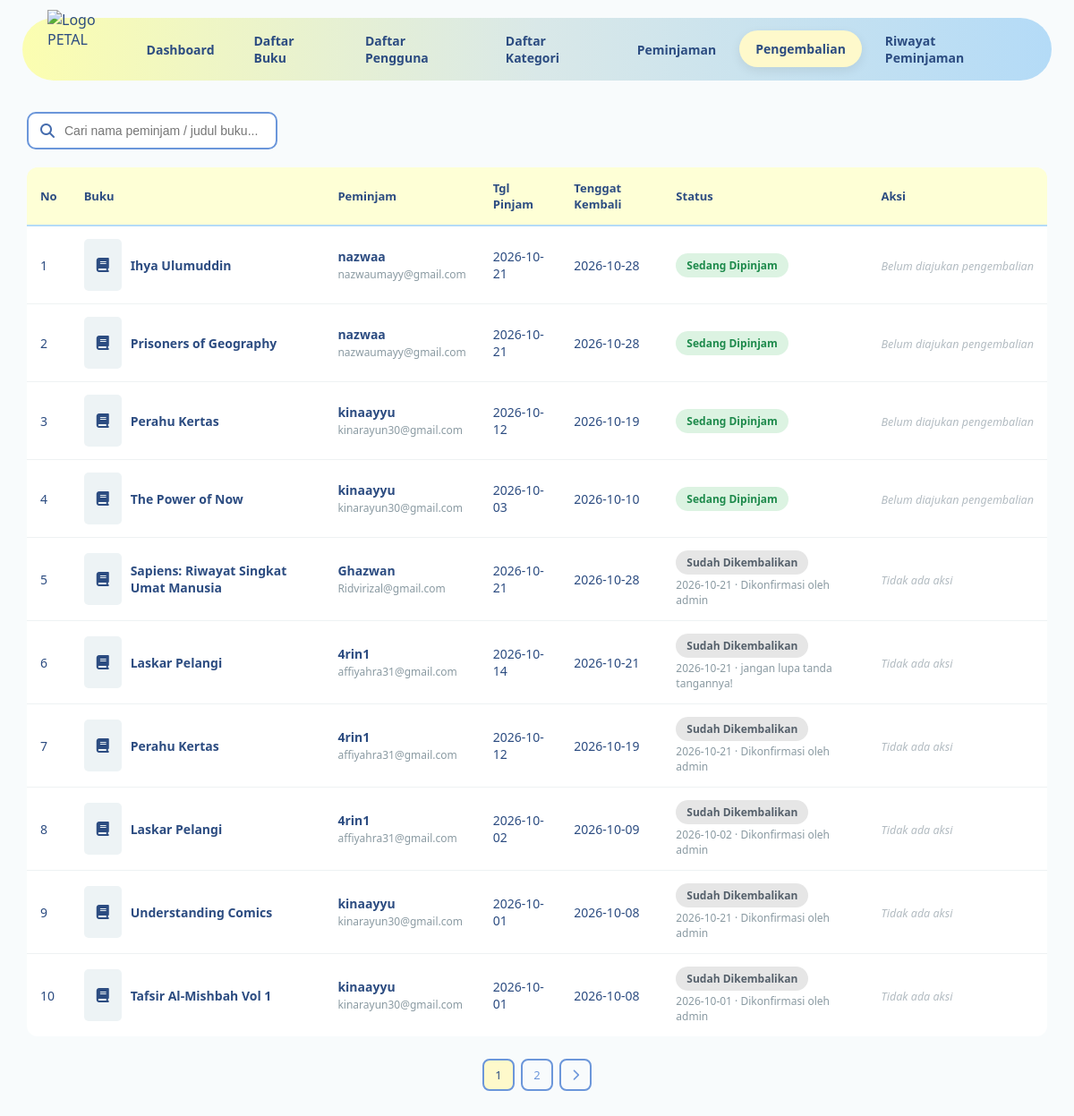
Screenshot of /views/pengembalianA.php (signed in) with the database file from the repository.
### tables this page shows
CREATE TABLE `peminjaman` (
  `id_peminjaman` int(11) NOT NULL,
  `id_user` int(11) NOT NULL,
  `id_buku` int(11) NOT NULL,
  `tanggal_pinjam` date NOT NULL,
  `tanggal_kembali` date NOT NULL,
  `status` enum('pengajuan','disetujui','dipinjam','dikembalikan','ditolak') NOT NULL DEFAULT 'pengajuan'
);

CREATE TABLE `buku` (
  `id_buku` int(11) NOT NULL,
  `judul` varchar(200) NOT NULL,
  `pengarang` varchar(100) NOT NULL,
  `penerbit` varchar(100) NOT NULL,
  `tahun_terbit` year(4) NOT NULL,
  `stok` int(35) NOT NULL DEFAULT 0,
  `sinopsis` varchar(1000) NOT NULL,
  `link_gambar` varchar(500) DEFAULT NULL,
  `id_kategori` int(11) DEFAULT NULL
);

CREATE TABLE `users` (
  `id_user` int(11) NOT NULL,
  `Email` varchar(160) DEFAULT NULL,
  `username` varchar(50) DEFAULT NULL,
  `password` varchar(255) DEFAULT NULL,
  `role` enum('admin','siswa','guru','staff') NOT NULL DEFAULT 'siswa'
);

CREATE TABLE `pengembalian` (
  `id_pengembalian` int(11) NOT NULL,
  `id_peminjaman` int(11) NOT NULL,
  `tanggal_pengembalian` date NOT NULL,
  `keterangan` text DEFAULT NULL
);

### models/koneksi.php (called while the page is built, shortened)
<?php
class Koneksi {
    private $host = "localhost",
            $username = "root",
            $pass = "",
            $db = "Peminjaman_Buku_PETAL";
    function __construct() {
        $this->koneksi = mysqli_connect(
            $this->host,
            $this->username,
            $this->pass,
            $this->db
        );
    }
}

### models/m_peminjaman.php (called while the page is built, shortened)
<?php
include_once __DIR__ . '/koneksi.php';
class m_peminjaman
{
    private $conn;
    public function __construct()
    {
        $db = new koneksi();
        $this->conn = $db->koneksi;
    }
    public function tampil_data_pengembalian_page($start, $limit)
    {
        $start = (int) $start;
        $limit = (int) $limit;
        $sql = "SELECT
                    peminjaman.*,
                    users.username,
                    users.Email,
                    buku.judul,
                    buku.link_gambar,
                    pengembalian.id_pengembalian,
                    pengembalian.tanggal_pengembalian,
                    pengembalian.keterangan AS keterangan_pengembalian
                FROM peminjaman
                LEFT JOIN users ON peminjaman.id_user = users.id_user
                LEFT JOIN buku  ON peminjaman.id_buku = buku.id_buku
                LEFT JOIN pengembalian ON pengembalian.id_peminjaman = peminjaman.id_peminjaman
                WHERE peminjaman.status IN ('dipinjam', 'dikembalikan')
                ORDER BY
                    FIELD(peminjaman.status, 'dipinjam', 'dikembalikan'),
                    (pengembalian.id_pengembalian IS NULL) DESC,
                    peminjaman.id_peminjaman DESC
                LIMIT $start, $limit";
        $query = mysqli_query($this->conn, $sql);
        $result = [];
        while ($data = mysqli_fetch_object($query)) {
            $result[] = $data;
        }
        return $result;
    }
    public function hitung_total_pengembalian()
    {
        $sql = "SELECT COUNT(*) AS total
                FROM peminjaman
                WHERE status IN ('dipinjam', 'dikembalikan')";
        $query = mysqli_query($this->conn, $sql);
        $data = mysqli_fetch_assoc($query);
        return (int) ($data['total'] ?? 0);
    }
}
?>

### controller/c_pengembalianA.php (called while the page is built, shortened)
<?php
include_once __DIR__ . '/../models/m_peminjaman.php';
$peminjaman = new m_peminjaman();
try {
    $limit   = 10;
    $halaman = isset($_GET['halaman']) ? max(1, (int) $_GET['halaman']) : 1;
    $start   = ($halaman - 1) * $limit;
    $keyword = trim($_GET['keyword'] ?? '');
    if (!empty($keyword)) {
        $total_data        = $peminjaman->hitung_total_pengembalian_cari($keyword);
        $total_halaman     = ceil($total_data / $limit);
        $data_pengembalian = $peminjaman->tampil_data_pengembalian_cari_page($keyword, $start, $limit);
    } else {
        $total_data        = $peminjaman->hitung_total_pengembalian();
        $total_halaman     = ceil($total_data / $limit);
        $data_pengembalian = $peminjaman->tampil_data_pengembalian_page($start, $limit);
    }
} catch (Exception $e) {
    echo "Error: " . $e->getMessage();
}
?>

### views/pengembalianA.php (the view, shortened to what this page needs)
<?php
include_once __DIR__ . '/../controller/c_pengembalianA.php';
$keyword  = $_GET['keyword'] ?? '';
$kw_param = !empty($keyword) ? '&keyword=' . urlencode($keyword) : '';
?>
<!DOCTYPE html>
<html lang="id">
<head>
    <link rel="stylesheet" href="../css/peminjamanA.css">
    <link rel="stylesheet" href="../css/pengembalianA.css">
    <link rel="stylesheet" href="https://cdnjs.cloudflare.com/ajax/libs/font-awesome/6.5.1/css/all.min.css">
</head>
<body>
<nav class="navbar">
    <img src="../assets/logo.svg" class="logo" alt="Logo PETAL">
    <div class="nav-links">
        <a href="dashboard_admin.php">Dashboard</a>
        <a href="daftar_bukuA.php">Daftar Buku</a>
        <a href="daftar_user.php">Daftar Pengguna</a>
        <a href="daftar_kategori.php">Daftar Kategori</a>
        <a href="peminjamanA.php">Peminjaman</a>
        <a href="pengembalianA.php" class="active">Pengembalian</a>
        <a href="riwayat_peminjamanA.php">Riwayat Peminjaman</a>
    </div>
</nav>
<div class="container">
    <div class="page-header">
        <form method="GET" action="pengembalianA.php" class="search-box">
            <i class="fa-solid fa-magnifying-glass"></i>
            <input
                type="text"
                name="keyword"
                value="<?= htmlspecialchars($keyword, ENT_QUOTES, 'UTF-8'); ?>"
                placeholder="Cari nama peminjam / judul buku..."
            >
        </form>
    </div>
    <div class="table-wrapper">
        <table id="tablePeminjaman">
            <thead>
                <tr>
                    <th>No</th>
                    <th>Buku</th>
                    <th>Peminjam</th>
                    <th>Tgl Pinjam</th>
                    <th>Tenggat Kembali</th>
                    <th>Status</th>
                    <th>Aksi</th>
                </tr>
            </thead>
            <tbody>
                <?php if (!empty($data_pengembalian)): ?>
                    <?php foreach ($data_pengembalian as $index => $p): ?>
                        <?php
                            $status        = $p->status ?? 'dipinjam';
                            $sudahDiajukan = !empty($p->id_pengembalian);
                            if ($status === 'dipinjam' && $sudahDiajukan) {
                                $badgeClass = 'badge-menunggu';
                                $labelText  = 'Menunggu Konfirmasi';
                            } elseif ($status === 'dipinjam') {
                                $badgeClass = 'badge-dipinjam';
                                $labelText  = 'Sedang Dipinjam';
                            } else {
                                $badgeClass = 'badge-dikembalikan';
                                $labelText  = 'Sudah Dikembalikan';
                            }
                        ?>
                        <tr>
                            <td><?= ($start ?? 0) + $index + 1; ?></td>
                            <td>
                                <div class="buku-cell">
                                    <?php if (!empty($p->link_gambar)): ?>
                                        <span class="no-image" style="display:none;">
                                            <i class="fa-solid fa-book"></i>
                                        </span>
                                    <?php else: ?>
                                        <span class="no-image">
                                            <i class="fa-solid fa-book"></i>
                                        </span>
                                    <?php endif; ?>
                                    <span class="judul-buku">
                                        <?= htmlspecialchars($p->judul ?? '(buku telah dihapus)', ENT_QUOTES, 'UTF-8'); ?>
                                    </span>
                                </div>
                            </td>
                            <td>
                                <span class="nama-peminjam">
                                    <?= htmlspecialchars($p->username ?? '(user dihapus)', ENT_QUOTES, 'UTF-8'); ?>
                                </span>
                                <span class="email-peminjam">
                                    <?= htmlspecialchars($p->Email ?? '', ENT_QUOTES, 'UTF-8'); ?>
                                </span>
                            </td>
                            <td><?= htmlspecialchars($p->tanggal_pinjam ?? '', ENT_QUOTES, 'UTF-8'); ?></td>
                            <td><?= htmlspecialchars($p->tanggal_kembali ?? '', ENT_QUOTES, 'UTF-8'); ?></td>
                            <td>
                                <span class="badge-status <?= $badgeClass; ?>">
                                    <?= htmlspecialchars($labelText, ENT_QUOTES, 'UTF-8'); ?>
                                </span>
                                <?php if ($status === 'dikembalikan'): ?>
                                    <span class="keterangan-kecil">
                                        <?= htmlspecialchars($p->tanggal_pengembalian ?? '', ENT_QUOTES, 'UTF-8'); ?>
                                        <?php if (!empty($p->keterangan_pengembalian)): ?>
                                            &middot; <?= htmlspecialchars($p->keterangan_pengembalian, ENT_QUOTES, 'UTF-8'); ?>
                                        <?php endif; ?>
                                    </span>
                                <?php elseif ($sudahDiajukan): ?>
                                    <span class="keterangan-kecil">Diajukan oleh siswa</span>
                                <?php endif; ?>
                            </td>
                            <td class="aksi">
                                <?php if ($status === 'dipinjam' && $sudahDiajukan): ?>
                                    <button
                                        type="button"
                                        class="btn-konfirmasi btn-menunggu"
                                        title="Konfirmasi Pengembalian"
                                        onclick="konfirmasiPengembalian(<?= (int) $p->id_peminjaman; ?>)">
                                        <i class="fa-solid fa-check"></i> Konfirmasi Pengembalian
                                    </button>
                                <?php elseif ($status === 'dipinjam'): ?>
                                    <span class="aksi-selesai">Belum diajukan pengembalian</span>
                                <?php else: ?>
                                    <span class="aksi-selesai">Tidak ada aksi</span>
                                <?php endif; ?>
                            </td>
                        </tr>
                    <?php endforeach; ?>
                <?php endif; ?>
            </tbody>
        </table>
    </div>
    <?php if (isset($total_halaman) && $total_halaman > 1): ?>
        <div class="pagination">
            <?php for ($i = 1; $i <= $total_halaman; $i++): ?>
                <a href="?halaman=<?= $i . $kw_param; ?>" class="<?= $i == $halaman ? 'active' : ''; ?>">
                    <?= $i; ?>
                </a>
            <?php endfor; ?>
            <?php if ($halaman < $total_halaman): ?>
                <a href="?halaman=<?= ($halaman + 1) . $kw_param; ?>" title="Halaman Berikutnya">
                    <i class="fa-solid fa-chevron-right"></i>
                </a>
            <?php endif; ?>
        </div>
    <?php endif; ?>
</div>
</body>
</html>

### css/peminjamanA.css (style rules this page uses)
* { margin: 0; padding: 0; box-sizing: border-box; }
body { font-family: 'Segoe UI', sans-serif; background: #f8fbfc; color: #2c4c81; }
.navbar { width: calc(100% - 50px); margin: 20px auto; padding: 8px 28px; display: flex; align-items: center; justify-content: space-between; background: linear-gradient( 90deg, #fcfea4db, #d9e8e8, #b4dbf7 ); border-radius: 50px; height: 70px; }
.logo { width: 95px; height: 95px; object-fit: contain; margin-top: 6px; }
.nav-links { display: flex; align-items: center; gap: 8px; }
.nav-links a { text-decoration: none; color: #2c4c81; padding: 11px 18px; border-radius: 999px; font-size: 14px; font-weight: 600; transition: 0.25s ease; }
.nav-links a:hover, .nav-links a.active { background: #fef9cb; box-shadow: 0 4px 12px rgba(0, 0, 0, 0.08); transform: translateY(-1px); }
.container { width: calc(100% - 60px); max-width: 1400px; margin: 35px auto 50px; }
.page-header { display: flex; justify-content: space-between; align-items: center; width: 100%; margin-bottom: 20px; gap: 15px; }
.search-box { width: 280px; position: relative; }
.search-box i { position: absolute; left: 15px; top: 50%; transform: translateY(-50%); color: #456cae; }
.search-box input { width: 100%; padding: 11px 16px 11px 40px; border: 2px solid #6b96da; border-radius: 10px; outline: none; font-size: 14px; transition: 0.2s; }
#tablePeminjaman { width: 100%; min-width: 1050px; border-collapse: collapse; overflow: hidden; }
#tablePeminjaman thead { background: #feffd6; }
#tablePeminjaman th { padding: 14px 15px; text-align: left; color: #2c4c81; font-size: 13px; font-weight: 700; border-bottom: 2px solid #b4dbf7; }
#tablePeminjaman td { padding: 14px 15px; border-bottom: 1px solid #eef2f3; font-size: 14px; vertical-align: middle; background: white; }
#tablePeminjaman tbody tr { transition: 0.2s ease; }
#tablePeminjaman tbody tr:last-child td { border-bottom: none; }
.table-wrapper { width: 100%; overflow-x: auto; border-radius: 12px; }
.buku-cell { display: flex; align-items: center; gap: 10px; }
.no-image { width: 42px; height: 58px; display: flex; align-items: center; justify-content: center; border-radius: 5px; background: #edf3f5; color: #2c4c81; font-size: 16px; flex-shrink: 0; }
.judul-buku { font-weight: 600; color: #2c4c81; }
.nama-peminjam { font-weight: 600; color: #2c4c81; display: block; }
.email-peminjam { font-size: 12px; color: #8a9aa2; }
.badge-status { display: inline-block; padding: 5px 12px; border-radius: 999px; font-size: 12px; font-weight: 700; white-space: nowrap; }
.badge-dipinjam { background: #dcf3e2; color: #1e8a4c; }
.badge-dikembalikan { background: #e6e6e6; color: #55606b; }
#tablePeminjaman td.aksi { white-space: nowrap; }
.aksi-selesai { font-size: 12.5px; color: #b3bcc2; font-style: italic; }
.pagination { display: flex; justify-content: center; align-items: center; gap: 7px; margin-top: 25px; }
.pagination a { min-width: 36px; height: 36px; padding: 0 10px; display: flex; align-items: center; justify-content: center; text-decoration: none; border-radius: 8px; color: #6b96da; border: 2px solid #6b96da; font-size: 13px; font-weight: 500; transition: 0.2s; }
.pagination a:hover, .pagination a.active { background: #fef9cb; color: #2c4c81; }

### css/pengembalianA.css (style rules this page uses)
.keterangan-kecil { display: block; font-size: 12px; color: #8a9aa2; margin-top: 3px; }

### rows the page displays
peminjaman: index "1", id_buku.judul "Ihya Ulumuddin", id_user.username "nazwaa", id_user.Email "nazwaumayy@gmail.com", tanggal_pinjam "2026-10-21", tanggal_kembali "2026-10-28", status "Sedang Dipinjam", shows "Belum diajukan pengembalian"
peminjaman: index "2", id_buku.judul "Prisoners of Geography", id_user.username "nazwaa", id_user.Email "nazwaumayy@gmail.com", tanggal_pinjam "2026-10-21", tanggal_kembali "2026-10-28", status "Sedang Dipinjam", shows "Belum diajukan pengembalian"
peminjaman: index "3", id_buku.judul "Perahu Kertas", id_user.username "kinaayyu", id_user.Email "kinarayun30@gmail.com", tanggal_pinjam "2026-10-12", tanggal_kembali "2026-10-19", status "Sedang Dipinjam", shows "Belum diajukan pengembalian"
peminjaman: index "4", id_buku.judul "The Power of Now", id_user.username "kinaayyu", id_user.Email "kinarayun30@gmail.com", tanggal_pinjam "2026-10-03", tanggal_kembali "2026-10-10", status "Sedang Dipinjam", shows "Belum diajukan pengembalian"
peminjaman: index "5", id_buku.judul "Sapiens: Riwayat Singkat Umat Manusia", id_user.username "Ghazwan", id_user.Email "Ridvirizal@gmail.com", tanggal_pinjam "2026-10-21", tanggal_kembali "2026-10-28", status "Sudah Dikembalikan", pengembalian.tanggal_pengembalian "2026-10-21", pengembalian.keterangan "Dikonfirmasi oleh admin", shows "Tidak ada aksi"
peminjaman: index "6", id_buku.judul "Laskar Pelangi", id_user.username "4rin1", id_user.Email "affiyahra31@gmail.com", tanggal_pinjam "2026-10-14", tanggal_kembali "2026-10-21", status "Sudah Dikembalikan", pengembalian.tanggal_pengembalian "2026-10-21", pengembalian.keterangan "jangan lupa tanda tangannya!", shows "Tidak ada aksi"
peminjaman: index "7", id_buku.judul "Perahu Kertas", id_user.username "4rin1", id_user.Email "affiyahra31@gmail.com", tanggal_pinjam "2026-10-12", tanggal_kembali "2026-10-19", status "Sudah Dikembalikan", pengembalian.tanggal_pengembalian "2026-10-21", pengembalian.keterangan "Dikonfirmasi oleh admin", shows "Tidak ada aksi"
peminjaman: index "8", id_buku.judul "Laskar Pelangi", id_user.username "4rin1", id_user.Email "affiyahra31@gmail.com", tanggal_pinjam "2026-10-02", tanggal_kembali "2026-10-09", status "Sudah Dikembalikan", pengembalian.tanggal_pengembalian "2026-10-02", pengembalian.keterangan "Dikonfirmasi oleh admin", shows "Tidak ada aksi"
peminjaman: index "9", id_buku.judul "Understanding Comics", id_user.username "kinaayyu", id_user.Email "kinarayun30@gmail.com", tanggal_pinjam "2026-10-01", tanggal_kembali "2026-10-08", status "Sudah Dikembalikan", pengembalian.tanggal_pengembalian "2026-10-21", pengembalian.keterangan "Dikonfirmasi oleh admin", shows "Tidak ada aksi"
peminjaman: index "10", id_buku.judul "Tafsir Al-Mishbah Vol 1", id_user.username "kinaayyu", id_user.Email "kinarayun30@gmail.com", tanggal_pinjam "2026-10-01", tanggal_kembali "2026-10-08", status "Sudah Dikembalikan", pengembalian.tanggal_pengembalian "2026-10-01", pengembalian.keterangan "Dikonfirmasi oleh admin", shows "Tidak ada aksi"
